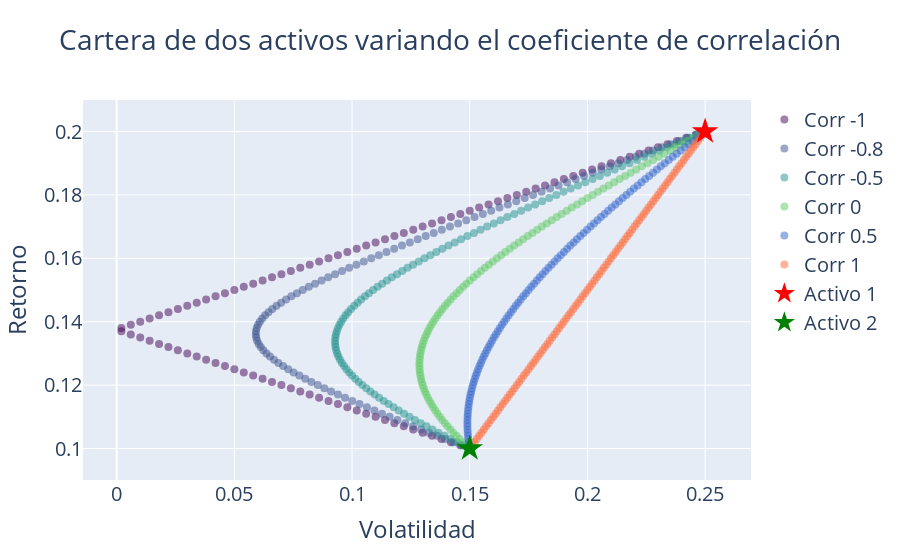

This figure's notebook cell:
### Markdown cell above
* Si $-1 \leq \rho_{12} \leq 1$ se dice que los activos tienen correlación **lineal no perfecta**.

    - Hay beneficios de diversificación, a mayor correlación negativa mayor beneficio.

    - La rentabilidad de la cartera es igual (recordad que no depenede de las relaccciones entre activos).
        - $E(\tilde R_P) = w_1 E(\tilde R_1) + w_2 E(\tilde R_2)$
        $$$$
        
    - La varianza de la cartera es igual a:
        - $\sigma²(\tilde R_p)= \underset{Activo 1} {\underbrace{w_1²\sigma²(\tilde R_1)}}+\underset{Activo 2} {\underbrace{w_2²\sigma²(\tilde R_2)}}+ \underset{Relacion entre activos} {\underbrace{2w_1w_2 \rho_{12} \sigma_1 \sigma_2}}$
        $$$$

    - La volatilidad de la cartera es igual a la raiz cuadrada de la varianza.
        - $\sigma(\tilde R_p)= \sqrt{w_1²\sigma²(\tilde R_1)+w_2²\sigma²(\tilde R_2)+ 2w_1w_2 \rho_{12} \sigma_1 \sigma_2} $

### Code cell
x = np.linspace(0, 1, 101)
coef_corr_lst = [-1, -0.8, -0.5, 0, 0.5, 1]

# Definir un mapa de colores basado en coef_corr_lst
#colors = ['#440154', '#3b528b', '#21918c', '#5ec962', '#fde725', '#f0f921'] # con amarillos
colors = ['#440154', '#3b528b', '#21918c', '#5ec962', '#3366CC', '#FF6633']

# Ajustar el tamaño de la
layout_width = 1200  # Ancho en píxeles
layout_height = 700  # Altura en píxeles

# Crear la figura de plotly
fig = go.Figure()

for idx, coef_corr_i in enumerate(coef_corr_lst):
    ret_lst = []
    std_lst = []

    for i in x:
        reti = calc_ret_cartera(i, 1 - i, ret1, ret2) 
        stdi = calc_std_cartera(i, 1 - i, std1, std2, coef_corr_i) 

        ret_lst.append(reti)
        std_lst.append(stdi)

    fig.add_trace(go.Scatter(x=std_lst, y=ret_lst, mode='markers', 
                             name=f'Corr {coef_corr_i}', marker=dict(color=colors[idx], size=8, opacity=0.5)))

# Añadir puntos de activos individuales
fig.add_trace(go.Scatter(x=[std1], y=[ret1], mode='markers', marker=dict(color='red', size=20, symbol='star'),
                         name='Activo 1'))
fig.add_trace(go.Scatter(x=[std2], y=[ret2], mode='markers', marker=dict(color='green', size=20, symbol='star'),
                         name='Activo 2'))

# Configurar títulos y etiquetas

title_font_size = 20  # Tamaño de fuente del título

fig.update_layout(title='Cartera de dos activos variando el coeficiente de correlación',
                  font=dict(size=title_font_size),
                  title_x=0.5,
                  #xanchor='center',
                  xaxis_title='Volatilidad',
                  yaxis_title='Retorno',
                  )

# Mostrar el gráfico
fig.show()
